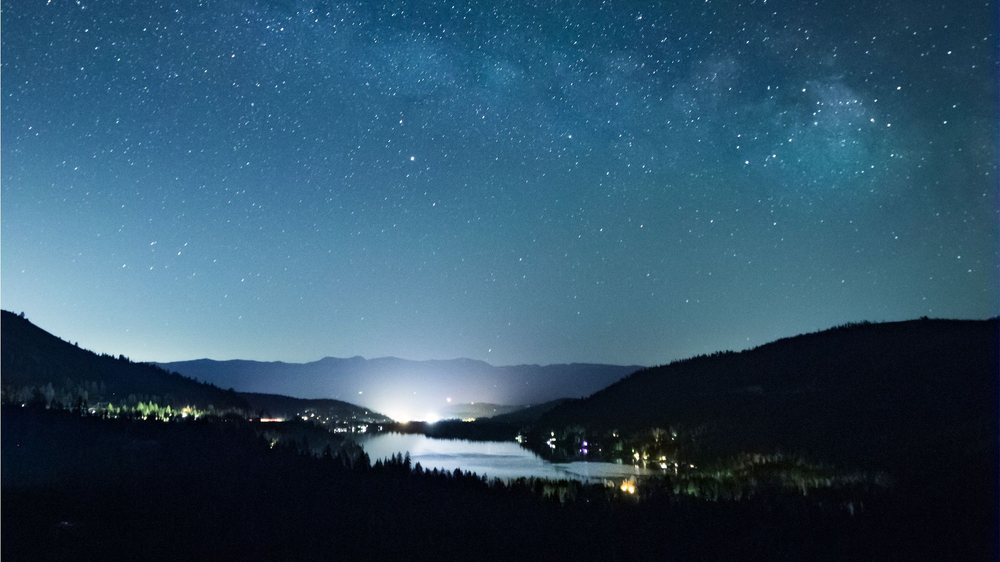
#> input picture IMG/input/pollution2.png, 1000 x 562 px, shrunk from 1920 x 1080 before the run, found by its file name
$ python operationnel.py
#> lines starting #> are read from the running program, lines starting #| are printed output that depends on the picture
import cv2 as cv
from matplotlib import pyplot as plt

img = cv.imread('IMG/input/pollution2.png')
#> img is the input picture: shape (562, 1000, 3); mean B, G, R 101.8, 80.4, 47.3

# Applique un flou gaussien à l'image pour réduire le bruit
img = cv.GaussianBlur(img, (3, 3), 0)

# Calcule le gradient horizontal en utilisant l'opérateur de Sobel
sobelx = cv.Sobel(img, cv.CV_64F, 1, 0, ksize=5)
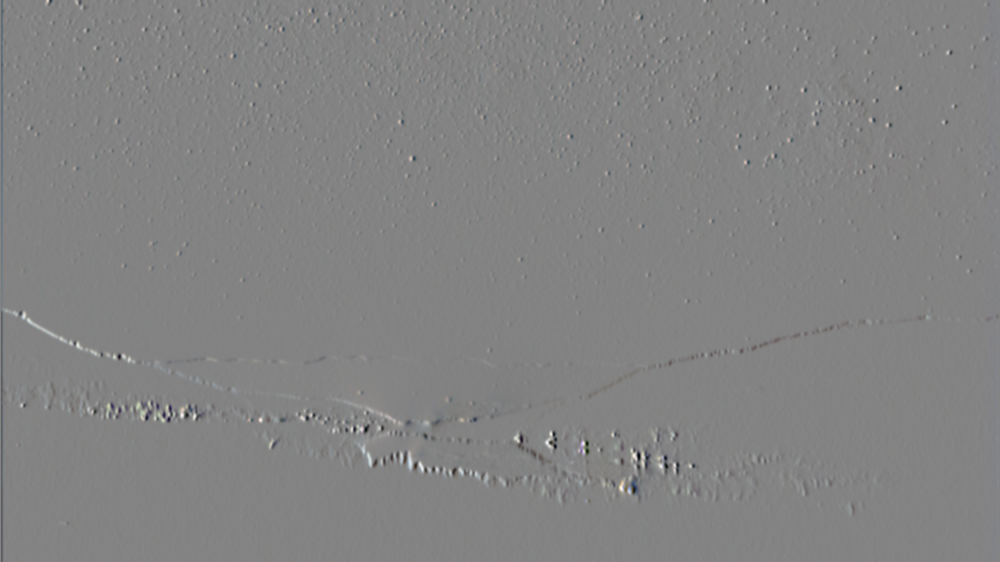
#> sobelx: shape (562, 1000, 3) float64; mean B, G, R -5.7, -7.3, -7.1; drawn with min black and max white

# Calcule le gradient vertical en utilisant l'opérateur de Sobel
sobely = cv.Sobel(img, cv.CV_64F, 0, 1, ksize=5)
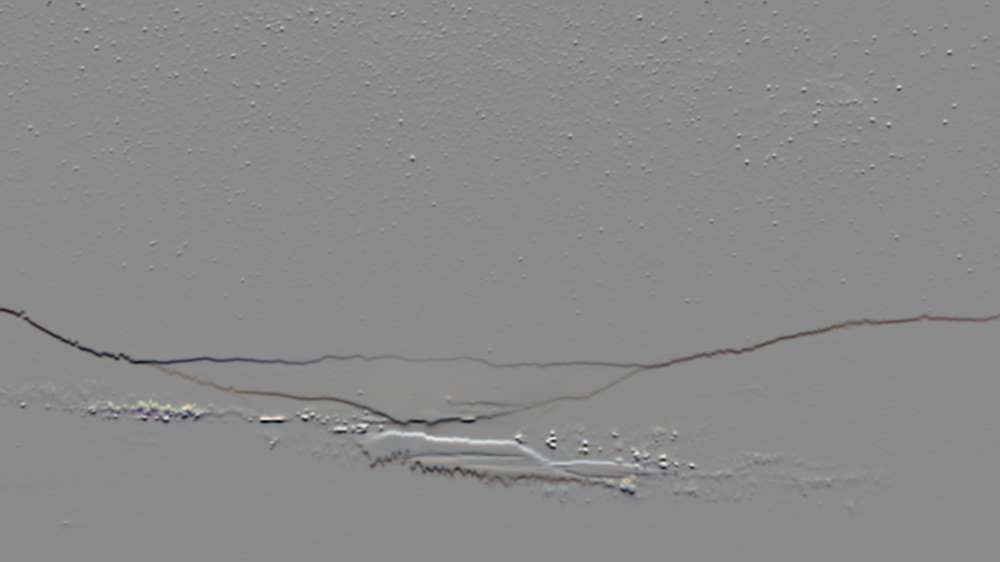
#> sobely: shape (562, 1000, 3) float64; mean B, G, R -19.6, -14.5, -4.7; drawn with min black and max white

# Convertit les valeurs de gradient en valeurs absolues
abs_grad_x = cv.convertScaleAbs(sobelx)
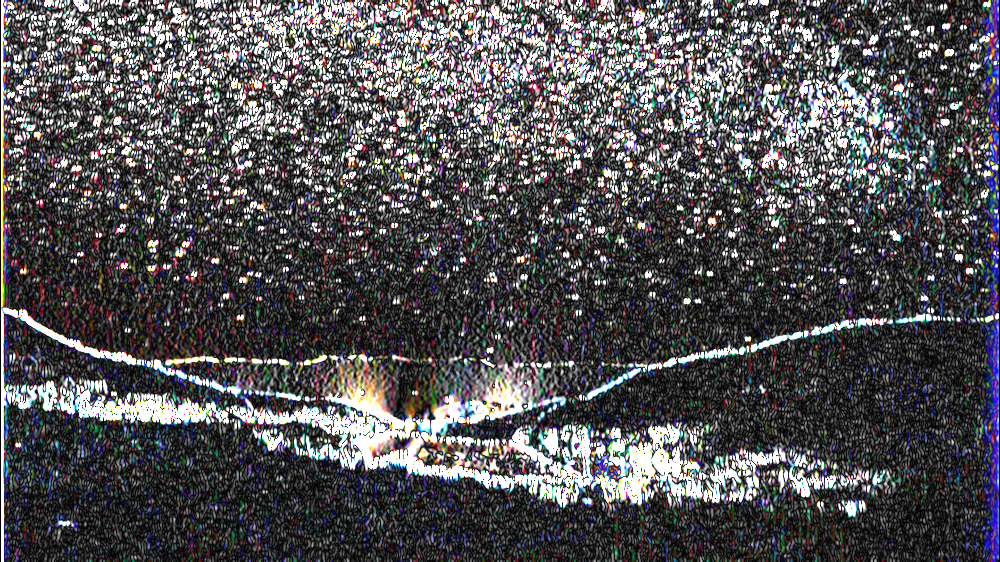
#> abs_grad_x: shape (562, 1000, 3); mean B, G, R 85.2, 82.9, 83.7
abs_grad_y = cv.convertScaleAbs(sobely)
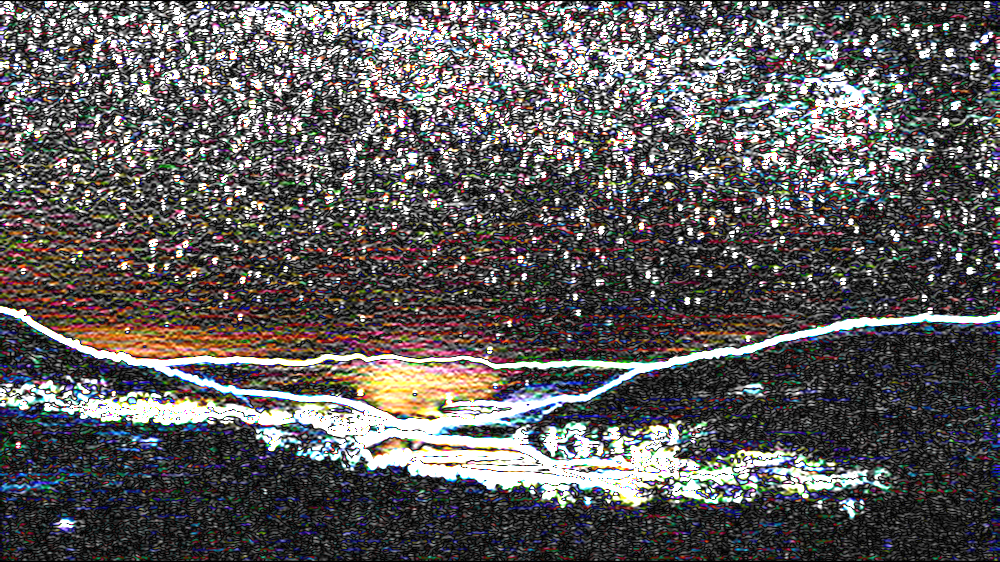
#> abs_grad_y: shape (562, 1000, 3); mean B, G, R 90.6, 90.8, 93.4

# Calcule le module du gradient en combinant les gradients X et Y
modgrad = cv.addWeighted(abs_grad_x, 0.5, abs_grad_y, 0.5, 0)
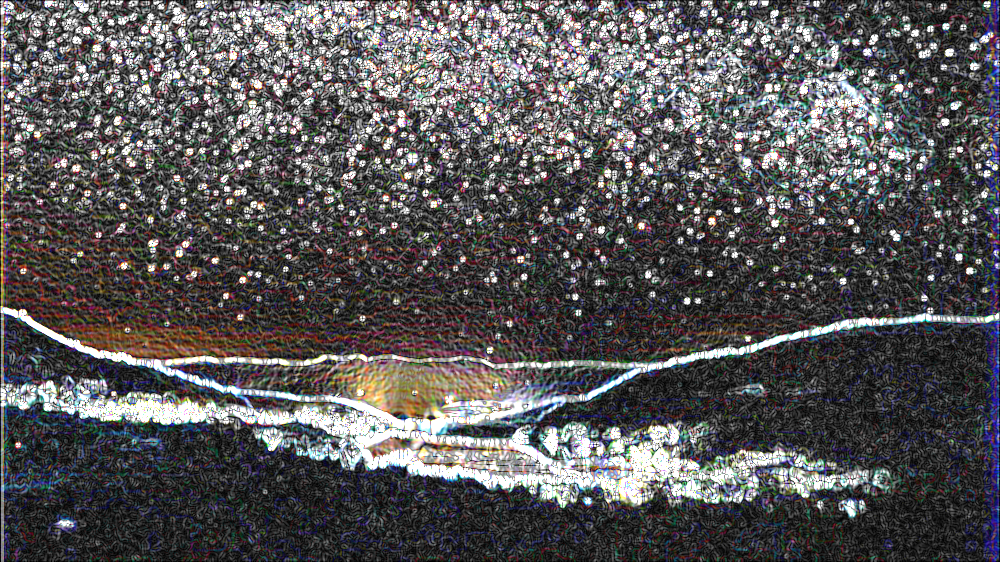
#> modgrad: shape (562, 1000, 3); mean B, G, R 87.9, 86.8, 88.6

# Affiche les images dans une disposition en 2x2 à l'aide de Matplotlib
plt.subplot(2, 2, 1), plt.imshow(img, cmap='gray')
plt.title('Original'), plt.xticks([]), plt.yticks([])

plt.subplot(2, 2, 2), plt.imshow(modgrad, cmap='gray')
plt.title('Module gradient'), plt.xticks([]), plt.yticks([])

plt.subplot(2, 2, 3), plt.imshow(sobelx, cmap='gray')
plt.title('Sobel X'), plt.xticks([]), plt.yticks([])

plt.subplot(2, 2, 4), plt.imshow(sobely, cmap='gray')
plt.title('Sobel Y'), plt.xticks([]), plt.yticks([])

plt.show()
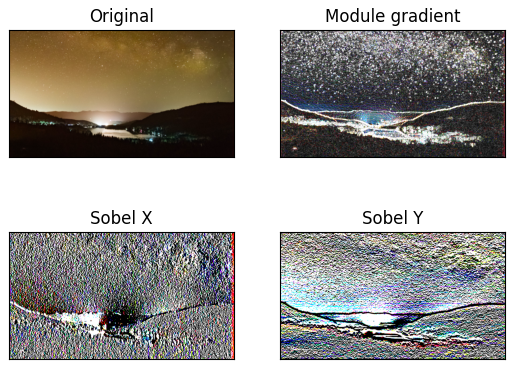
#> figure drawn by matplotlib, 4 panels; B, G, R data is drawn as R, G, B

$ run again, with IMG/input/pollution1.png copied over IMG/input/pollution2.png
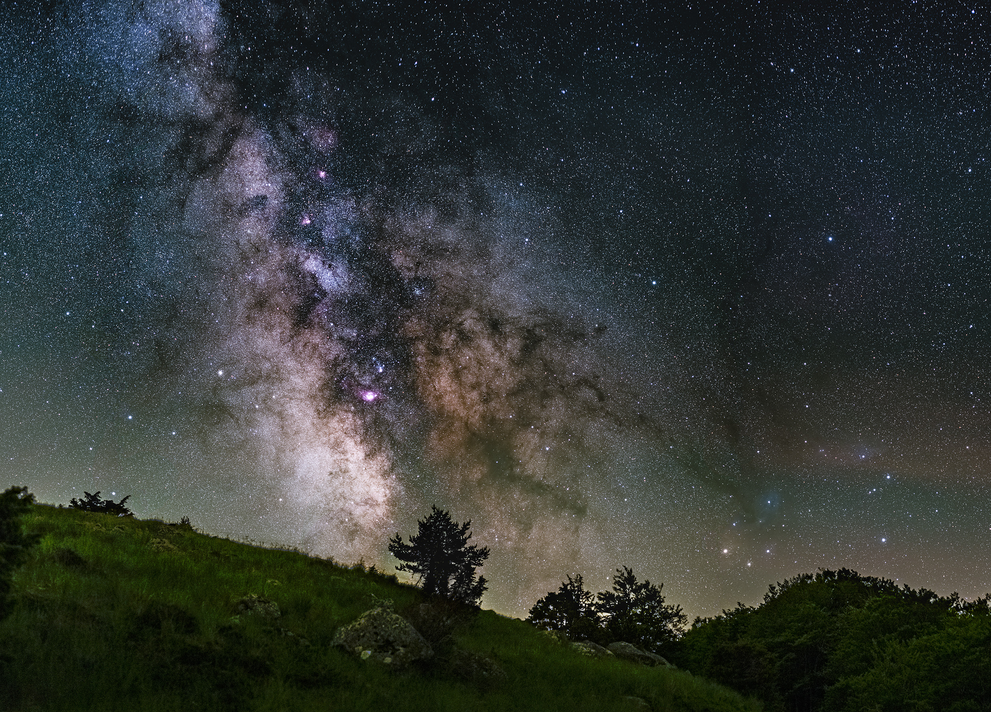
#> input picture IMG/input/pollution1.png, 991 x 712 px, shrunk from 2500 x 1796 before the run, found by its file name
#> img is the input picture: shape (712, 991, 3); mean B, G, R 52.4, 55.4, 50.5
#> `modgrad = cv.addWeighted(abs_grad_x, 0.5, abs_grad_y, 0.5, 0)`:
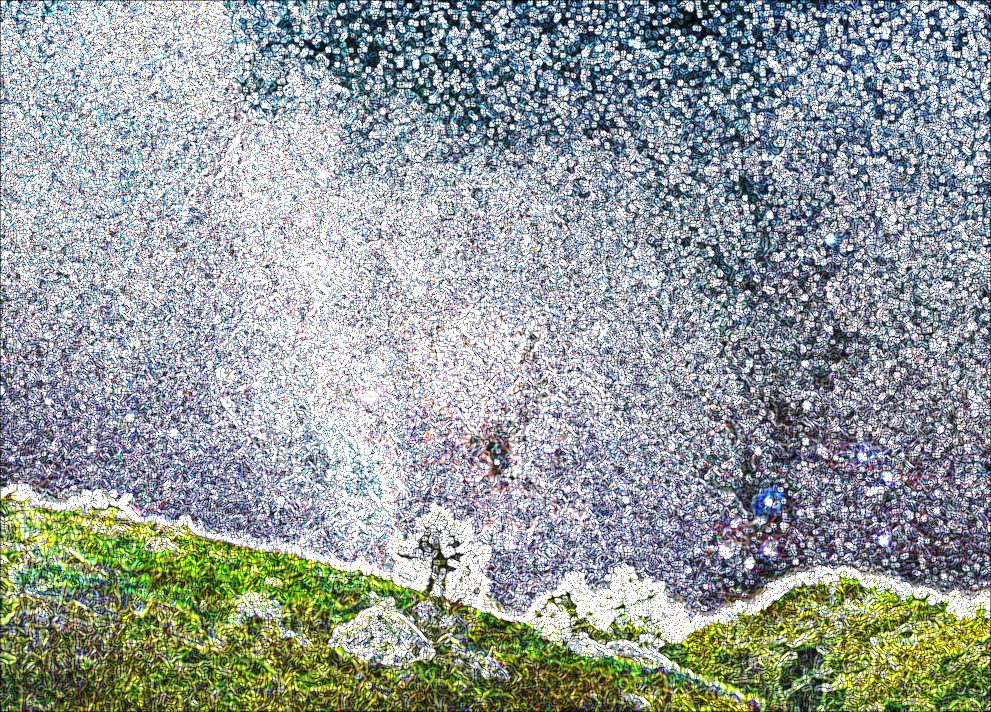
#> modgrad: shape (712, 991, 3); mean B, G, R 157.7, 158, 150
#> `plt.show()`:
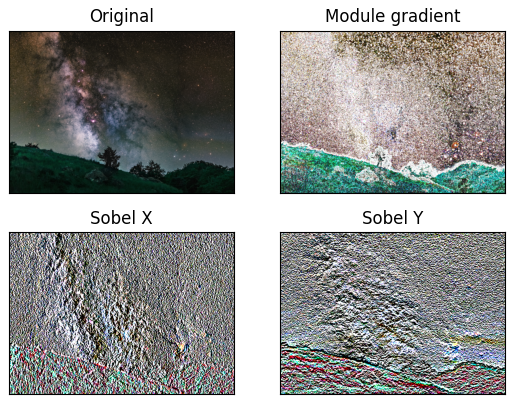
#> figure drawn by matplotlib, 4 panels; B, G, R data is drawn as R, G, B

$ run again, with IMG/input/KENY.png copied over IMG/input/pollution2.png
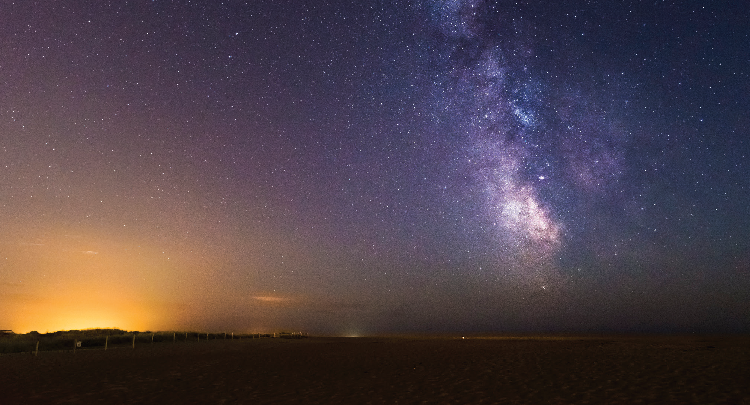
#> input picture IMG/input/KENY.png, 750 x 405 px, found by its file name
#> img is the input picture: shape (405, 750, 3); mean B, G, R 72.6, 65, 78.5
#> `modgrad = cv.addWeighted(abs_grad_x, 0.5, abs_grad_y, 0.5, 0)`:
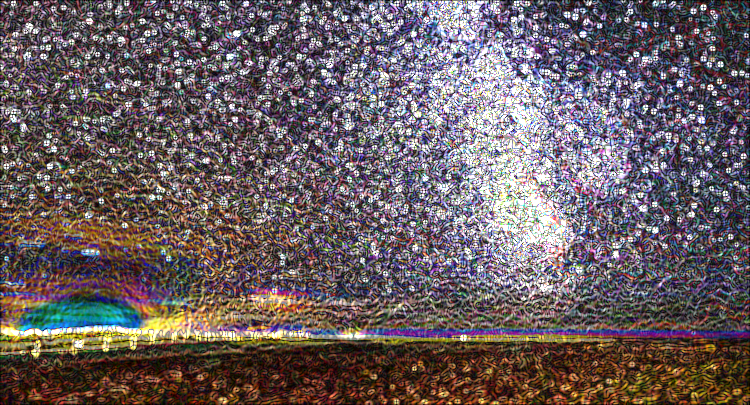
#> modgrad: shape (405, 750, 3); mean B, G, R 98.1, 95.1, 106.9
#> `plt.show()`:
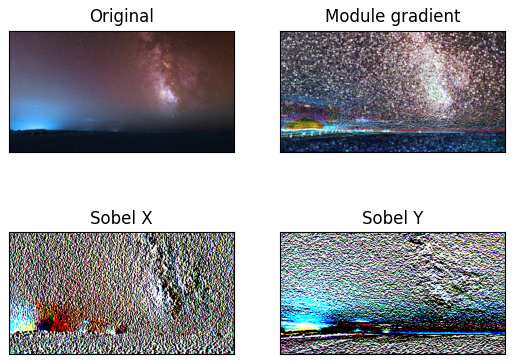
#> figure drawn by matplotlib, 4 panels; B, G, R data is drawn as R, G, B
